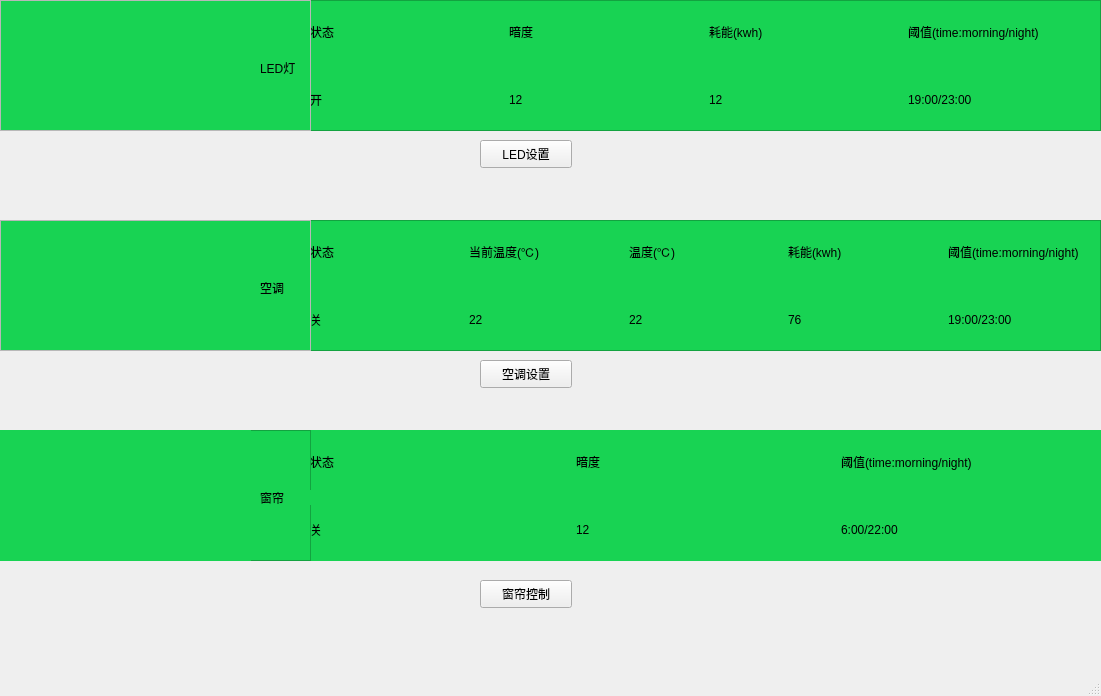
<?xml version="1.0" encoding="UTF-8"?>
<ui version="4.0">
 <class>MainWindow</class>
 <widget class="QMainWindow" name="MainWindow">
  <property name="geometry">
   <rect>
    <x>0</x>
    <y>0</y>
    <width>1101</width>
    <height>696</height>
   </rect>
  </property>
  <property name="windowTitle">
   <string>主界面</string>
  </property>
  <widget class="QWidget" name="centralwidget">
   <widget class="QFrame" name="frame">
    <property name="geometry">
     <rect>
      <x>0</x>
      <y>0</y>
      <width>1101</width>
      <height>131</height>
     </rect>
    </property>
    <property name="palette">
     <palette>
      <active>
       <colorrole role="Button">
        <brush brushstyle="SolidPattern">
         <color alpha="255">
          <red>24</red>
          <green>211</green>
          <blue>83</blue>
         </color>
        </brush>
       </colorrole>
       <colorrole role="Base">
        <brush brushstyle="SolidPattern">
         <color alpha="255">
          <red>24</red>
          <green>211</green>
          <blue>83</blue>
         </color>
        </brush>
       </colorrole>
       <colorrole role="Window">
        <brush brushstyle="SolidPattern">
         <color alpha="255">
          <red>24</red>
          <green>211</green>
          <blue>83</blue>
         </color>
        </brush>
       </colorrole>
      </active>
      <inactive>
       <colorrole role="Button">
        <brush brushstyle="SolidPattern">
         <color alpha="255">
          <red>24</red>
          <green>211</green>
          <blue>83</blue>
         </color>
        </brush>
       </colorrole>
       <colorrole role="Base">
        <brush brushstyle="SolidPattern">
         <color alpha="255">
          <red>24</red>
          <green>211</green>
          <blue>83</blue>
         </color>
        </brush>
       </colorrole>
       <colorrole role="Window">
        <brush brushstyle="SolidPattern">
         <color alpha="255">
          <red>24</red>
          <green>211</green>
          <blue>83</blue>
         </color>
        </brush>
       </colorrole>
      </inactive>
      <disabled>
       <colorrole role="Button">
        <brush brushstyle="SolidPattern">
         <color alpha="255">
          <red>24</red>
          <green>211</green>
          <blue>83</blue>
         </color>
        </brush>
       </colorrole>
       <colorrole role="Base">
        <brush brushstyle="SolidPattern">
         <color alpha="255">
          <red>24</red>
          <green>211</green>
          <blue>83</blue>
         </color>
        </brush>
       </colorrole>
       <colorrole role="Window">
        <brush brushstyle="SolidPattern">
         <color alpha="255">
          <red>24</red>
          <green>211</green>
          <blue>83</blue>
         </color>
        </brush>
       </colorrole>
      </disabled>
     </palette>
    </property>
    <property name="styleSheet">
     <string notr="true">#frame{background-color: rgb(24, 211, 83);}
</string>
    </property>
    <property name="frameShape">
     <enum>QFrame::StyledPanel</enum>
    </property>
    <property name="frameShadow">
     <enum>QFrame::Raised</enum>
    </property>
    <widget class="QWidget" name="gridLayoutWidget">
     <property name="geometry">
      <rect>
       <x>310</x>
       <y>0</y>
       <width>791</width>
       <height>131</height>
      </rect>
     </property>
     <layout class="QGridLayout" name="gridLayout">
      <property name="sizeConstraint">
       <enum>QLayout::SetDefaultConstraint</enum>
      </property>
      <property name="leftMargin">
       <number>0</number>
      </property>
      <property name="topMargin">
       <number>0</number>
      </property>
      <item row="1" column="4">
       <widget class="QLabel" name="label_31">
        <property name="text">
         <string>19:00/23:00</string>
        </property>
       </widget>
      </item>
      <item row="0" column="2">
       <widget class="QLabel" name="label_6">
        <property name="text">
         <string>暗度</string>
        </property>
       </widget>
      </item>
      <item row="1" column="0">
       <widget class="QLabel" name="label_4">
        <property name="text">
         <string>开</string>
        </property>
       </widget>
      </item>
      <item row="0" column="0">
       <widget class="QLabel" name="label_2">
        <property name="text">
         <string>状态</string>
        </property>
       </widget>
      </item>
      <item row="1" column="2">
       <widget class="QLabel" name="label_5">
        <property name="text">
         <string>12</string>
        </property>
       </widget>
      </item>
      <item row="0" column="4">
       <widget class="QLabel" name="label_23">
        <property name="text">
         <string>阈值(time:morning/night)</string>
        </property>
       </widget>
      </item>
      <item row="1" column="3">
       <widget class="QLabel" name="label_18">
        <property name="text">
         <string>12</string>
        </property>
       </widget>
      </item>
      <item row="0" column="3">
       <widget class="QLabel" name="label_17">
        <property name="text">
         <string>耗能(kwh)</string>
        </property>
       </widget>
      </item>
     </layout>
    </widget>
    <widget class="QFrame" name="frame_2">
     <property name="geometry">
      <rect>
       <x>0</x>
       <y>0</y>
       <width>311</width>
       <height>131</height>
      </rect>
     </property>
     <property name="styleSheet">
      <string notr="true">#frame{background-color:rgb(53, 255, 53);}
</string>
     </property>
     <property name="frameShape">
      <enum>QFrame::StyledPanel</enum>
     </property>
     <property name="frameShadow">
      <enum>QFrame::Raised</enum>
     </property>
     <widget class="QLabel" name="label_3">
      <property name="geometry">
       <rect>
        <x>0</x>
        <y>0</y>
        <width>251</width>
        <height>131</height>
       </rect>
      </property>
      <property name="maximumSize">
       <size>
        <width>1080</width>
        <height>1080</height>
       </size>
      </property>
      <property name="text">
       <string/>
      </property>
      <property name="pixmap">
       <pixmap resource="../qrc/main_interface.qrc">:/image/image/LED灯.jpg</pixmap>
      </property>
      <property name="scaledContents">
       <bool>true</bool>
      </property>
     </widget>
     <widget class="QLabel" name="label_10">
      <property name="geometry">
       <rect>
        <x>260</x>
        <y>60</y>
        <width>72</width>
        <height>15</height>
       </rect>
      </property>
      <property name="text">
       <string>LED灯</string>
      </property>
     </widget>
    </widget>
   </widget>
   <widget class="QFrame" name="frame_3">
    <property name="geometry">
     <rect>
      <x>0</x>
      <y>220</y>
      <width>1101</width>
      <height>131</height>
     </rect>
    </property>
    <property name="styleSheet">
     <string notr="true">#frame_3{background-color: rgb(24, 211, 83);}
</string>
    </property>
    <property name="frameShape">
     <enum>QFrame::StyledPanel</enum>
    </property>
    <property name="frameShadow">
     <enum>QFrame::Raised</enum>
    </property>
    <widget class="QWidget" name="gridLayoutWidget_2">
     <property name="geometry">
      <rect>
       <x>310</x>
       <y>0</y>
       <width>791</width>
       <height>131</height>
      </rect>
     </property>
     <layout class="QGridLayout" name="gridLayout_2">
      <item row="0" column="2">
       <widget class="QLabel" name="label_8">
        <property name="text">
         <string>温度(℃)</string>
        </property>
       </widget>
      </item>
      <item row="0" column="0">
       <widget class="QLabel" name="label_7">
        <property name="text">
         <string>状态</string>
        </property>
       </widget>
      </item>
      <item row="0" column="4">
       <widget class="QLabel" name="label_28">
        <property name="text">
         <string>阈值(time:morning/night)</string>
        </property>
       </widget>
      </item>
      <item row="1" column="4">
       <widget class="QLabel" name="label_32">
        <property name="text">
         <string>19:00/23:00</string>
        </property>
       </widget>
      </item>
      <item row="1" column="3">
       <widget class="QLabel" name="label_14">
        <property name="text">
         <string>76</string>
        </property>
       </widget>
      </item>
      <item row="1" column="2">
       <widget class="QLabel" name="label_12">
        <property name="text">
         <string>22</string>
        </property>
       </widget>
      </item>
      <item row="0" column="3">
       <widget class="QLabel" name="label_13">
        <property name="text">
         <string>耗能(kwh)</string>
        </property>
       </widget>
      </item>
      <item row="1" column="0">
       <widget class="QLabel" name="label_11">
        <property name="text">
         <string>关</string>
        </property>
       </widget>
      </item>
      <item row="0" column="1">
       <widget class="QLabel" name="label_15">
        <property name="text">
         <string>当前温度(℃)</string>
        </property>
       </widget>
      </item>
      <item row="1" column="1">
       <widget class="QLabel" name="label_16">
        <property name="text">
         <string>22</string>
        </property>
       </widget>
      </item>
     </layout>
    </widget>
    <widget class="QFrame" name="frame_4">
     <property name="geometry">
      <rect>
       <x>0</x>
       <y>0</y>
       <width>311</width>
       <height>131</height>
      </rect>
     </property>
     <property name="frameShape">
      <enum>QFrame::StyledPanel</enum>
     </property>
     <property name="frameShadow">
      <enum>QFrame::Raised</enum>
     </property>
     <widget class="QLabel" name="label">
      <property name="geometry">
       <rect>
        <x>0</x>
        <y>0</y>
        <width>251</width>
        <height>131</height>
       </rect>
      </property>
      <property name="text">
       <string/>
      </property>
      <property name="pixmap">
       <pixmap resource="../qrc/main_interface.qrc">:/image/image/空调.jpg</pixmap>
      </property>
      <property name="scaledContents">
       <bool>true</bool>
      </property>
     </widget>
     <widget class="QLabel" name="label_9">
      <property name="geometry">
       <rect>
        <x>260</x>
        <y>60</y>
        <width>72</width>
        <height>15</height>
       </rect>
      </property>
      <property name="text">
       <string>空调</string>
      </property>
     </widget>
    </widget>
   </widget>
   <widget class="QPushButton" name="pushButton">
    <property name="geometry">
     <rect>
      <x>480</x>
      <y>140</y>
      <width>92</width>
      <height>28</height>
     </rect>
    </property>
    <property name="text">
     <string>LED设置</string>
    </property>
   </widget>
   <widget class="QPushButton" name="pushButton_2">
    <property name="geometry">
     <rect>
      <x>480</x>
      <y>360</y>
      <width>92</width>
      <height>28</height>
     </rect>
    </property>
    <property name="text">
     <string>空调设置</string>
    </property>
   </widget>
   <widget class="QFrame" name="frame_5">
    <property name="geometry">
     <rect>
      <x>0</x>
      <y>430</y>
      <width>1101</width>
      <height>131</height>
     </rect>
    </property>
    <property name="styleSheet">
     <string notr="true">*{background-color: rgb(24, 211, 83);}
</string>
    </property>
    <property name="frameShape">
     <enum>QFrame::StyledPanel</enum>
    </property>
    <property name="frameShadow">
     <enum>QFrame::Raised</enum>
    </property>
    <widget class="QWidget" name="gridLayoutWidget_4">
     <property name="geometry">
      <rect>
       <x>310</x>
       <y>0</y>
       <width>791</width>
       <height>131</height>
      </rect>
     </property>
     <layout class="QGridLayout" name="gridLayout_4">
      <item row="0" column="0">
       <widget class="QLabel" name="label_25">
        <property name="text">
         <string>状态</string>
        </property>
       </widget>
      </item>
      <item row="0" column="2">
       <widget class="QLabel" name="label_26">
        <property name="text">
         <string>阈值(time:morning/night)</string>
        </property>
       </widget>
      </item>
      <item row="1" column="0">
       <widget class="QLabel" name="label_24">
        <property name="text">
         <string>关</string>
        </property>
       </widget>
      </item>
      <item row="1" column="2">
       <widget class="QLabel" name="label_27">
        <property name="text">
         <string>6:00/22:00</string>
        </property>
       </widget>
      </item>
      <item row="0" column="1">
       <widget class="QLabel" name="label_19">
        <property name="text">
         <string>暗度</string>
        </property>
       </widget>
      </item>
      <item row="1" column="1">
       <widget class="QLabel" name="label_20">
        <property name="text">
         <string>12</string>
        </property>
       </widget>
      </item>
     </layout>
    </widget>
    <widget class="QFrame" name="frame_7">
     <property name="geometry">
      <rect>
       <x>0</x>
       <y>0</y>
       <width>311</width>
       <height>131</height>
      </rect>
     </property>
     <property name="palette">
      <palette>
       <active>
        <colorrole role="Button">
         <brush brushstyle="SolidPattern">
          <color alpha="255">
           <red>24</red>
           <green>211</green>
           <blue>83</blue>
          </color>
         </brush>
        </colorrole>
        <colorrole role="Base">
         <brush brushstyle="SolidPattern">
          <color alpha="255">
           <red>24</red>
           <green>211</green>
           <blue>83</blue>
          </color>
         </brush>
        </colorrole>
        <colorrole role="Window">
         <brush brushstyle="SolidPattern">
          <color alpha="255">
           <red>24</red>
           <green>211</green>
           <blue>83</blue>
          </color>
         </brush>
        </colorrole>
       </active>
       <inactive>
        <colorrole role="Button">
         <brush brushstyle="SolidPattern">
          <color alpha="255">
           <red>24</red>
           <green>211</green>
           <blue>83</blue>
          </color>
         </brush>
        </colorrole>
        <colorrole role="Base">
         <brush brushstyle="SolidPattern">
          <color alpha="255">
           <red>24</red>
           <green>211</green>
           <blue>83</blue>
          </color>
         </brush>
        </colorrole>
        <colorrole role="Window">
         <brush brushstyle="SolidPattern">
          <color alpha="255">
           <red>24</red>
           <green>211</green>
           <blue>83</blue>
          </color>
         </brush>
        </colorrole>
       </inactive>
       <disabled>
        <colorrole role="Button">
         <brush brushstyle="SolidPattern">
          <color alpha="255">
           <red>24</red>
           <green>211</green>
           <blue>83</blue>
          </color>
         </brush>
        </colorrole>
        <colorrole role="Base">
         <brush brushstyle="SolidPattern">
          <color alpha="255">
           <red>24</red>
           <green>211</green>
           <blue>83</blue>
          </color>
         </brush>
        </colorrole>
        <colorrole role="Window">
         <brush brushstyle="SolidPattern">
          <color alpha="255">
           <red>24</red>
           <green>211</green>
           <blue>83</blue>
          </color>
         </brush>
        </colorrole>
       </disabled>
      </palette>
     </property>
     <property name="styleSheet">
      <string notr="true">*{
background-color:rgb(24, 211, 83)
}</string>
     </property>
     <property name="frameShape">
      <enum>QFrame::StyledPanel</enum>
     </property>
     <property name="frameShadow">
      <enum>QFrame::Raised</enum>
     </property>
     <widget class="QLabel" name="label_30">
      <property name="geometry">
       <rect>
        <x>260</x>
        <y>60</y>
        <width>72</width>
        <height>15</height>
       </rect>
      </property>
      <property name="text">
       <string>窗帘</string>
      </property>
     </widget>
     <widget class="QLabel" name="label_29">
      <property name="geometry">
       <rect>
        <x>0</x>
        <y>0</y>
        <width>251</width>
        <height>131</height>
       </rect>
      </property>
      <property name="styleSheet">
       <string notr="true">border-image: url(:/image/image/窗帘.jpg);</string>
      </property>
      <property name="text">
       <string/>
      </property>
     </widget>
    </widget>
   </widget>
   <widget class="QPushButton" name="pushButton_3">
    <property name="geometry">
     <rect>
      <x>480</x>
      <y>580</y>
      <width>92</width>
      <height>28</height>
     </rect>
    </property>
    <property name="text">
     <string>窗帘控制</string>
    </property>
   </widget>
  </widget>
  <widget class="QMenuBar" name="menubar">
   <property name="geometry">
    <rect>
     <x>0</x>
     <y>0</y>
     <width>1101</width>
     <height>26</height>
    </rect>
   </property>
  </widget>
  <widget class="QStatusBar" name="statusbar"/>
 </widget>
 <resources>
  <include location="../qrc/main_interface.qrc"/>
 </resources>
 <connections/>
</ui>
